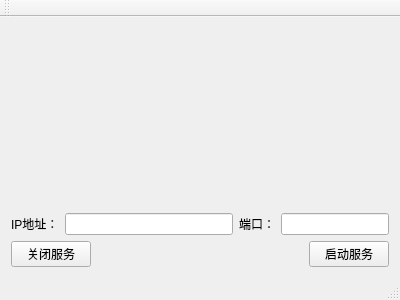
<?xml version="1.0" encoding="UTF-8"?>
<ui version="4.0">
 <class>TAServerWindow</class>
 <widget class="QMainWindow" name="TAServerWindow">
  <property name="geometry">
   <rect>
    <x>0</x>
    <y>0</y>
    <width>400</width>
    <height>300</height>
   </rect>
  </property>
  <property name="windowTitle">
   <string>TAServerWindow</string>
  </property>
  <widget class="QWidget" name="centralWidget">
   <layout class="QGridLayout" name="gridLayout">
    <item row="0" column="0">
     <layout class="QVBoxLayout" name="verticalLayout">
      <item>
       <widget class="QLabel" name="label">
        <property name="text">
         <string/>
        </property>
        <property name="alignment">
         <set>Qt::AlignCenter</set>
        </property>
       </widget>
      </item>
      <item>
       <spacer name="verticalSpacer">
        <property name="orientation">
         <enum>Qt::Vertical</enum>
        </property>
        <property name="sizeHint" stdset="0">
         <size>
          <width>20</width>
          <height>40</height>
         </size>
        </property>
       </spacer>
      </item>
      <item>
       <layout class="QHBoxLayout" name="horizontalLayout_2">
        <item>
         <widget class="QLabel" name="label_2">
          <property name="text">
           <string>IP地址：</string>
          </property>
         </widget>
        </item>
        <item>
         <widget class="QLineEdit" name="ipAddress"/>
        </item>
        <item>
         <widget class="QLabel" name="label_3">
          <property name="text">
           <string>端口：</string>
          </property>
         </widget>
        </item>
        <item>
         <widget class="QLineEdit" name="port">
          <property name="sizePolicy">
           <sizepolicy hsizetype="Minimum" vsizetype="Fixed">
            <horstretch>0</horstretch>
            <verstretch>0</verstretch>
           </sizepolicy>
          </property>
         </widget>
        </item>
       </layout>
      </item>
      <item>
       <layout class="QHBoxLayout" name="horizontalLayout">
        <item>
         <widget class="QPushButton" name="StopButton">
          <property name="text">
           <string>关闭服务</string>
          </property>
         </widget>
        </item>
        <item>
         <spacer name="horizontalSpacer">
          <property name="orientation">
           <enum>Qt::Horizontal</enum>
          </property>
          <property name="sizeHint" stdset="0">
           <size>
            <width>40</width>
            <height>20</height>
           </size>
          </property>
         </spacer>
        </item>
        <item>
         <widget class="QPushButton" name="startButton">
          <property name="text">
           <string>启动服务</string>
          </property>
         </widget>
        </item>
       </layout>
      </item>
     </layout>
    </item>
   </layout>
  </widget>
  <widget class="QMenuBar" name="menuBar">
   <property name="geometry">
    <rect>
     <x>0</x>
     <y>0</y>
     <width>400</width>
     <height>24</height>
    </rect>
   </property>
  </widget>
  <widget class="QToolBar" name="mainToolBar">
   <attribute name="toolBarArea">
    <enum>TopToolBarArea</enum>
   </attribute>
   <attribute name="toolBarBreak">
    <bool>false</bool>
   </attribute>
  </widget>
  <widget class="QStatusBar" name="statusBar"/>
 </widget>
 <layoutdefault spacing="6" margin="11"/>
 <resources/>
 <connections/>
</ui>
